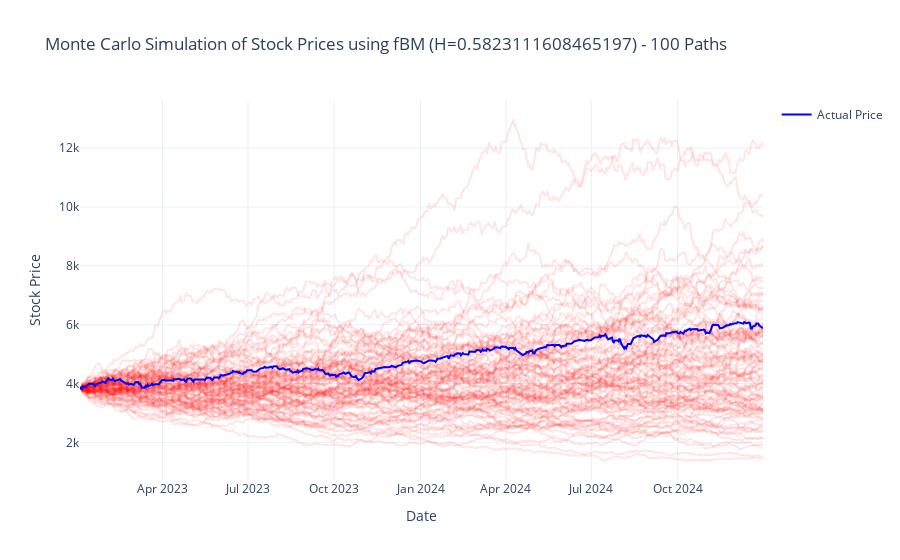

Notebook code for this chart:
### Code cell
def montecarlo_simulation_and_plot(train_data, test_data, H, num_simulations=100):
    """
    Perform a Monte Carlo simulation by generating multiple fBM price paths and plot them 
    alongside the actual stock prices.
    
    Parameters:
        train_data (DataFrame): Training data containing columns 'price' and 'log_returns'.
        test_data (DataFrame): Testing data (used to determine the forecast horizon).
        H (float): Hurst exponent for the fBM model.
        num_simulations (int): Number of simulation paths to generate.
    """
    # Set seeds for reproducibility
    random.seed(42)
    np.random.seed(42)
    
    # Calculate drift (μ) and volatility (σ) from training log returns
    mu = train_data["log_returns"].mean()
    sigma = train_data["log_returns"].std()
    
    n_days = len(test_data)
    time_points = np.arange(n_days)
    S0 = train_data['price'].iloc[-1]
    
    simulation_paths = []
    
    for i in range(num_simulations):
        # For each simulation, sample a new fBM path
        fbm = FractionalBrownianMotion(hurst=H, t=n_days - 1)
        fbm_values = fbm.sample(n=n_days - 2)
        fbm_values = np.insert(fbm_values, 0, 0)  # align with the time vector
        sim_prices = S0 * np.exp(mu * time_points + sigma * fbm_values)
        simulation_paths.append(sim_prices)
    
    # Create a Plotly figure for the Monte Carlo simulation
    fig = go.Figure()
    
    # Add each simulated path (using low opacity to avoid clutter)
    for i, sim_prices in enumerate(simulation_paths):
        fig.add_trace(go.Scatter(
            x=test_data.index,
            y=sim_prices,
            mode='lines',
            name=f'Simulation {i+1}',
            line=dict(color='rgba(255, 0, 0, 0.1)'),  # Red with transparency
            showlegend=False  # Hide individual simulation legends
        ))
    
    # Overlay the actual prices
    fig.add_trace(go.Scatter(
        x=test_data.index,
        y=test_data["price"],
        mode='lines',
        name='Actual Price',
        line=dict(color='blue', width=2)
    ))
    
    # Update plot layout
    fig.update_layout(
        title=f"Monte Carlo Simulation of Stock Prices using fBM (H={H}) - {num_simulations} Paths",
        xaxis_title="Date",
        yaxis_title="Stock Price",
        template="plotly_white"
    )
    
    fig.show()

montecarlo_simulation_and_plot(SNP_training_df, SNP_testing_df, SNP_hurst_est, num_simulations=100)

### Figure 1 — Plotly figure (JSON) as saved in the notebook; plotly's stock layout.template omitted (floating-point values rounded to 4 significant figures; data arrays with more than 128 entries replaced by an {"elided": "..."} marker saying what was removed)
{"data": [{"line": {"color": "rgba(255, 0, 0, 0.1)"}, "mode": "lines", "name": "Simulation 1", "showlegend": false, "type": "scatter", "x": {"elided": "502 str values"}, "y": {"elided": "502 float values"}}, {"line": {"color": "rgba(255, 0, 0, 0.1)"}, "mode": "lines", "name": "Simulation 2", "showlegend": false, "type": "scatter", "x": {"elided": "502 str values"}, "y": {"elided": "502 float values"}}, {"line": {"color": "rgba(255, 0, 0, 0.1)"}, "mode": "lines", "name": "Simulation 3", "showlegend": false, "type": "scatter", "x": {"elided": "502 str values"}, "y": {"elided": "502 float values"}}, {"line": {"color": "rgba(255, 0, 0, 0.1)"}, "mode": "lines", "name": "Simulation 4", "showlegend": false, "type": "scatter", "x": {"elided": "502 str values"}, "y": {"elided": "502 float values"}}, {"line": {"color": "rgba(255, 0, 0, 0.1)"}, "mode": "lines", "name": "Simulation 5", "showlegend": false, "type": "scatter", "x": {"elided": "502 str values"}, "y": {"elided": "502 float values"}}, {"line": {"color": "rgba(255, 0, 0, 0.1)"}, "mode": "lines", "name": "Simulation 6", "showlegend": false, "type": "scatter", "x": {"elided": "502 str values"}, "y": {"elided": "502 float values"}}, {"line": {"color": "rgba(255, 0, 0, 0.1)"}, "mode": "lines", "name": "Simulation 7", "showlegend": false, "type": "scatter", "x": {"elided": "502 str values"}, "y": {"elided": "502 float values"}}, {"line": {"color": "rgba(255, 0, 0, 0.1)"}, "mode": "lines", "name": "Simulation 8", "showlegend": false, "type": "scatter", "x": {"elided": "502 str values"}, "y": {"elided": "502 float values"}}, {"line": {"color": "rgba(255, 0, 0, 0.1)"}, "mode": "lines", "name": "Simulation 9", "showlegend": false, "type": "scatter", "x": {"elided": "502 str values"}, "y": {"elided": "502 float values"}}, {"line": {"color": "rgba(255, 0, 0, 0.1)"}, "mode": "lines", "name": "Simulation 10", "showlegend": false, "type": "scatter", "x": {"elided": "502 str values"}, "y": {"elided": "502 float values"}}, {"line": {"color": "rgba(255, 0, 0, 0.1)"}, "mode": "lines", "name": "Simulation 11", "showlegend": false, "type": "scatter", "x": {"elided": "502 str values"}, "y": {"elided": "502 float values"}}, {"line": {"color": "rgba(255, 0, 0, 0.1)"}, "mode": "lines", "name": "Simulation 12", "showlegend": false, "type": "scatter", "x": {"elided": "502 str values"}, "y": {"elided": "502 float values"}}, {"line": {"color": "rgba(255, 0, 0, 0.1)"}, "mode": "lines", "name": "Simulation 13", "showlegend": false, "type": "scatter", "x": {"elided": "502 str values"}, "y": {"elided": "502 float values"}}, {"line": {"color": "rgba(255, 0, 0, 0.1)"}, "mode": "lines", "name": "Simulation 14", "showlegend": false, "type": "scatter", "x": {"elided": "502 str values"}, "y": {"elided": "502 float values"}}, {"line": {"color": "rgba(255, 0, 0, 0.1)"}, "mode": "lines", "name": "Simulation 15", "showlegend": false, "type": "scatter", "x": {"elided": "502 str values"}, "y": {"elided": "502 float values"}}, {"line": {"color": "rgba(255, 0, 0, 0.1)"}, "mode": "lines", "name": "Simulation 16", "showlegend": false, "type": "scatter", "x": {"elided": "502 str values"}, "y": {"elided": "502 float values"}}, {"line": {"color": "rgba(255, 0, 0, 0.1)"}, "mode": "lines", "name": "Simulation 17", "showlegend": false, "type": "scatter", "x": {"elided": "502 str values"}, "y": {"elided": "502 float values"}}, {"line": {"color": "rgba(255, 0, 0, 0.1)"}, "mode": "lines", "name": "Simulation 18", "showlegend": false, "type": "scatter", "x": {"elided": "502 str values"}, "y": {"elided": "502 float values"}}, {"line": {"color": "rgba(255, 0, 0, 0.1)"}, "mode": "lines", "name": "Simulation 19", "showlegend": false, "type": "scatter", "x": {"elided": "502 str values"}, "y": {"elided": "502 float values"}}, {"line": {"color": "rgba(255, 0, 0, 0.1)"}, "mode": "lines", "name": "Simulation 20", "showlegend": false, "type": "scatter", "x": {"elided": "502 str values"}, "y": {"elided": "502 float values"}}, {"line": {"color": "rgba(255, 0, 0, 0.1)"}, "mode": "lines", "name": "Simulation 21", "showlegend": false, "type": "scatter", "x": {"elided": "502 str values"}, "y": {"elided": "502 float values"}}, {"line": {"color": "rgba(255, 0, 0, 0.1)"}, "mode": "lines", "name": "Simulation 22", "showlegend": false, "type": "scatter", "x": {"elided": "502 str values"}, "y": {"elided": "502 float values"}}, {"line": {"color": "rgba(255, 0, 0, 0.1)"}, "mode": "lines", "name": "Simulation 23", "showlegend": false, "type": "scatter", "x": {"elided": "502 str values"}, "y": {"elided": "502 float values"}}, {"line": {"color": "rgba(255, 0, 0, 0.1)"}, "mode": "lines", "name": "Simulation 24", "showlegend": false, "type": "scatter", "x": {"elided": "502 str values"}, "y": {"elided": "502 float values"}}, {"line": {"color": "rgba(255, 0, 0, 0.1)"}, "mode": "lines", "name": "Simulation 25", "showlegend": false, "type": "scatter", "x": {"elided": "502 str values"}, "y": {"elided": "502 float values"}}, {"line": {"color": "rgba(255, 0, 0, 0.1)"}, "mode": "lines", "name": "Simulation 26", "showlegend": false, "type": "scatter", "x": {"elided": "502 str values"}, "y": {"elided": "502 float values"}}, {"line": {"color": "rgba(255, 0, 0, 0.1)"}, "mode": "lines", "name": "Simulation 27", "showlegend": false, "type": "scatter", "x": {"elided": "502 str values"}, "y": {"elided": "502 float values"}}, {"line": {"color": "rgba(255, 0, 0, 0.1)"}, "mode": "lines", "name": "Simulation 28", "showlegend": false, "type": "scatter", "x": {"elided": "502 str values"}, "y": {"elided": "502 float values"}}, {"line": {"color": "rgba(255, 0, 0, 0.1)"}, "mode": "lines", "name": "Simulation 29", "showlegend": false, "type": "scatter", "x": {"elided": "502 str values"}, "y": {"elided": "502 float values"}}, {"line": {"color": "rgba(255, 0, 0, 0.1)"}, "mode": "lines", "name": "Simulation 30", "showlegend": false, "type": "scatter", "x": {"elided": "502 str values"}, "y": {"elided": "502 float values"}}, {"line": {"color": "rgba(255, 0, 0, 0.1)"}, "mode": "lines", "name": "Simulation 31", "showlegend": false, "type": "scatter", "x": {"elided": "502 str values"}, "y": {"elided": "502 float values"}}, {"line": {"color": "rgba(255, 0, 0, 0.1)"}, "mode": "lines", "name": "Simulation 32", "showlegend": false, "type": "scatter", "x": {"elided": "502 str values"}, "y": {"elided": "502 float values"}}, {"line": {"color": "rgba(255, 0, 0, 0.1)"}, "mode": "lines", "name": "Simulation 33", "showlegend": false, "type": "scatter", "x": {"elided": "502 str values"}, "y": {"elided": "502 float values"}}, {"line": {"color": "rgba(255, 0, 0, 0.1)"}, "mode": "lines", "name": "Simulation 34", "showlegend": false, "type": "scatter", "x": {"elided": "502 str values"}, "y": {"elided": "502 float values"}}, {"line": {"color": "rgba(255, 0, 0, 0.1)"}, "mode": "lines", "name": "Simulation 35", "showlegend": false, "type": "scatter", "x": {"elided": "502 str values"}, "y": {"elided": "502 float values"}}, {"line": {"color": "rgba(255, 0, 0, 0.1)"}, "mode": "lines", "name": "Simulation 36", "showlegend": false, "type": "scatter", "x": {"elided": "502 str values"}, "y": {"elided": "502 float values"}}, {"line": {"color": "rgba(255, 0, 0, 0.1)"}, "mode": "lines", "name": "Simulation 37", "showlegend": false, "type": "scatter", "x": {"elided": "502 str values"}, "y": {"elided": "502 float values"}}, {"line": {"color": "rgba(255, 0, 0, 0.1)"}, "mode": "lines", "name": "Simulation 38", "showlegend": false, "type": "scatter", "x": {"elided": "502 str values"}, "y": {"elided": "502 float values"}}, {"line": {"color": "rgba(255, 0, 0, 0.1)"}, "mode": "lines", "name": "Simulation 39", "showlegend": false, "type": "scatter", "x": {"elided": "502 str values"}, "y": {"elided": "502 float values"}}, {"line": {"color": "rgba(255, 0, 0, 0.1)"}, "mode": "lines", "name": "Simulation 40", "showlegend": false, "type": "scatter", "x": {"elided": "502 str values"}, "y": {"elided": "502 float values"}}, {"line": {"color": "rgba(255, 0, 0, 0.1)"}, "mode": "lines", "name": "Simulation 41", "showlegend": false, "type": "scatter", "x": {"elided": "502 str values"}, "y": {"elided": "502 float values"}}, {"line": {"color": "rgba(255, 0, 0, 0.1)"}, "mode": "lines", "name": "Simulation 42", "showlegend": false, "type": "scatter", "x": {"elided": "502 str values"}, "y": {"elided": "502 float values"}}, {"line": {"color": "rgba(255, 0, 0, 0.1)"}, "mode": "lines", "name": "Simulation 43", "showlegend": false, "type": "scatter", "x": {"elided": "502 str values"}, "y": {"elided": "502 float values"}}, {"line": {"color": "rgba(255, 0, 0, 0.1)"}, "mode": "lines", "name": "Simulation 44", "showlegend": false, "type": "scatter", "x": {"elided": "502 str values"}, "y": {"elided": "502 float values"}}, {"line": {"color": "rgba(255, 0, 0, 0.1)"}, "mode": "lines", "name": "Simulation 45", "showlegend": false, "type": "scatter", "x": {"elided": "502 str values"}, "y": {"elided": "502 float values"}}, {"line": {"color": "rgba(255, 0, 0, 0.1)"}, "mode": "lines", "name": "Simulation 46", "showlegend": false, "type": "scatter", "x": {"elided": "502 str values"}, "y": {"elided": "502 float values"}}, {"line": {"color": "rgba(255, 0, 0, 0.1)"}, "mode": "lines", "name": "Simulation 47", "showlegend": false, "type": "scatter", "x": {"elided": "502 str values"}, "y": {"elided": "502 float values"}}, {"line": {"color": "rgba(255, 0, 0, 0.1)"}, "mode": "lines", "name": "Simulation 48", "showlegend": false, "type": "scatter", "x": {"elided": "502 str values"}, "y": {"elided": "502 float values"}}, {"line": {"color": "rgba(255, 0, 0, 0.1)"}, "mode": "lines", "name": "Simulation 49", "showlegend": false, "type": "scatter", "x": {"elided": "502 str values"}, "y": {"elided": "502 float values"}}, {"line": {"color": "rgba(255, 0, 0, 0.1)"}, "mode": "lines", "name": "Simulation 50", "showlegend": false, "type": "scatter", "x": {"elided": "502 str values"}, "y": {"elided": "502 float values"}}, {"line": {"color": "rgba(255, 0, 0, 0.1)"}, "mode": "lines", "name": "Simulation 51", "showlegend": false, "type": "scatter", "x": {"elided": "502 str values"}, "y": {"elided": "502 float values"}}, {"line": {"color": "rgba(255, 0, 0, 0.1)"}, "mode": "lines", "name": "Simulation 52", "showlegend": false, "type": "scatter", "x": {"elided": "502 str values"}, "y": {"elided": "502 float values"}}, {"line": {"color": "rgba(255, 0, 0, 0.1)"}, "mode": "lines", "name": "Simulation 53", "showlegend": false, "type": "scatter", "x": {"elided": "502 str values"}, "y": {"elided": "502 float values"}}, {"line": {"color": "rgba(255, 0, 0, 0.1)"}, "mode": "lines", "name": "Simulation 54", "showlegend": false, "type": "scatter", "x": {"elided": "502 str values"}, "y": {"elided": "502 float values"}}, {"line": {"color": "rgba(255, 0, 0, 0.1)"}, "mode": "lines", "name": "Simulation 55", "showlegend": false, "type": "scatter", "x": {"elided": "502 str values"}, "y": {"elided": "502 float values"}}, {"line": {"color": "rgba(255, 0, 0, 0.1)"}, "mode": "lines", "name": "Simulation 56", "showlegend": false, "type": "scatter", "x": {"elided": "502 str values"}, "y": {"elided": "502 float values"}}, {"line": {"color": "rgba(255, 0, 0, 0.1)"}, "mode": "lines", "name": "Simulation 57", "showlegend": false, "type": "scatter", "x": {"elided": "502 str values"}, "y": {"elided": "502 float values"}}, {"line": {"color": "rgba(255, 0, 0, 0.1)"}, "mode": "lines", "name": "Simulation 58", "showlegend": false, "type": "scatter", "x": {"elided": "502 str values"}, "y": {"elided": "502 float values"}}, {"line": {"color": "rgba(255, 0, 0, 0.1)"}, "mode": "lines", "name": "Simulation 59", "showlegend": false, "type": "scatter", "x": {"elided": "502 str values"}, "y": {"elided": "502 float values"}}, {"line": {"color": "rgba(255, 0, 0, 0.1)"}, "mode": "lines", "name": "Simulation 60", "showlegend": false, "type": "scatter", "x": {"elided": "502 str values"}, "y": {"elided": "502 float values"}}, {"line": {"color": "rgba(255, 0, 0, 0.1)"}, "mode": "lines", "name": "Simulation 61", "showlegend": false, "type": "scatter", "x": {"elided": "502 str values"}, "y": {"elided": "502 float values"}}, {"line": {"color": "rgba(255, 0, 0, 0.1)"}, "mode": "lines", "name": "Simulation 62", "showlegend": false, "type": "scatter", "x": {"elided": "502 str values"}, "y": {"elided": "502 float values"}}, {"line": {"color": "rgba(255, 0, 0, 0.1)"}, "mode": "lines", "name": "Simulation 63", "showlegend": false, "type": "scatter", "x": {"elided": "502 str values"}, "y": {"elided": "502 float values"}}, {"line": {"color": "rgba(255, 0, 0, 0.1)"}, "mode": "lines", "name": "Simulation 64", "showlegend": false, "type": "scatter", "x": {"elided": "502 str values"}, "y": {"elided": "502 float values"}}, {"line": {"color": "rgba(255, 0, 0, 0.1)"}, "mode": "lines", "name": "Simulation 65", "showlegend": false, "type": "scatter", "x": {"elided": "502 str values"}, "y": {"elided": "502 float values"}}, {"line": {"color": "rgba(255, 0, 0, 0.1)"}, "mode": "lines", "name": "Simulation 66", "showlegend": false, "type": "scatter", "x": {"elided": "502 str values"}, "y": {"elided": "502 float values"}}, {"line": {"color": "rgba(255, 0, 0, 0.1)"}, "mode": "lines", "name": "Simulation 67", "showlegend": false, "type": "scatter", "x": {"elided": "502 str values"}, "y": {"elided": "502 float values"}}, {"line": {"color": "rgba(255, 0, 0, 0.1)"}, "mode": "lines", "name": "Simulation 68", "showlegend": false, "type": "scatter", "x": {"elided": "502 str values"}, "y": {"elided": "502 float values"}}, {"line": {"color": "rgba(255, 0, 0, 0.1)"}, "mode": "lines", "name": "Simulation 69", "showlegend": false, "type": "scatter", "x": {"elided": "502 str values"}, "y": {"elided": "502 float values"}}, {"line": {"color": "rgba(255, 0, 0, 0.1)"}, "mode": "lines", "name": "Simulation 70", "showlegend": false, "type": "scatter", "x": {"elided": "502 str values"}, "y": {"elided": "502 float values"}}, {"line": {"color": "rgba(255, 0, 0, 0.1)"}, "mode": "lines", "name": "Simulation 71", "showlegend": false, "type": "scatter", "x": {"elided": "502 str values"}, "y": {"elided": "502 float values"}}, {"line": {"color": "rgba(255, 0, 0, 0.1)"}, "mode": "lines", "name": "Simulation 72", "showlegend": false, "type": "scatter", "x": {"elided": "502 str values"}, "y": {"elided": "502 float values"}}, {"line": {"color": "rgba(255, 0, 0, 0.1)"}, "mode": "lines", "name": "Simulation 73", "showlegend": false, "type": "scatter", "x": {"elided": "502 str values"}, "y": {"elided": "502 float values"}}, {"line": {"color": "rgba(255, 0, 0, 0.1)"}, "mode": "lines", "name": "Simulation 74", "showlegend": false, "type": "scatter", "x": {"elided": "502 str values"}, "y": {"elided": "502 float values"}}, {"line": {"color": "rgba(255, 0, 0, 0.1)"}, "mode": "lines", "name": "Simulation 75", "showlegend": false, "type": "scatter", "x": {"elided": "502 str values"}, "y": {"elided": "502 float values"}}, {"line": {"color": "rgba(255, 0, 0, 0.1)"}, "mode": "lines", "name": "Simulation 76", "showlegend": false, "type": "scatter", "x": {"elided": "502 str values"}, "y": {"elided": "502 float values"}}, {"line": {"color": "rgba(255, 0, 0, 0.1)"}, "mode": "lines", "name": "Simulation 77", "showlegend": false, "type": "scatter", "x": {"elided": "502 str values"}, "y": {"elided": "502 float values"}}, {"line": {"color": "rgba(255, 0, 0, 0.1)"}, "mode": "lines", "name": "Simulation 78", "showlegend": false, "type": "scatter", "x": {"elided": "502 str values"}, "y": {"elided": "502 float values"}}, {"line": {"color": "rgba(255, 0, 0, 0.1)"}, "mode": "lines", "name": "Simulation 79", "showlegend": false, "type": "scatter", "x": {"elided": "502 str values"}, "y": {"elided": "502 float values"}}, {"line": {"color": "rgba(255, 0, 0, 0.1)"}, "mode": "lines", "name": "Simulation 80", "showlegend": false, "type": "scatter", "x": {"elided": "502 str values"}, "y": {"elided": "502 float values"}}, {"line": {"color": "rgba(255, 0, 0, 0.1)"}, "mode": "lines", "name": "Simulation 81", "showlegend": false, "type": "scatter", "x": {"elided": "502 str values"}, "y": {"elided": "502 float values"}}, {"line": {"color": "rgba(255, 0, 0, 0.1)"}, "mode": "lines", "name": "Simulation 82", "showlegend": false, "type": "scatter", "x": {"elided": "502 str values"}, "y": {"elided": "502 float values"}}, {"line": {"color": "rgba(255, 0, 0, 0.1)"}, "mode": "lines", "name": "Simulation 83", "showlegend": false, "type": "scatter", "x": {"elided": "502 str values"}, "y": {"elided": "502 float values"}}, {"line": {"color": "rgba(255, 0, 0, 0.1)"}, "mode": "lines", "name": "Simulation 84", "showlegend": false, "type": "scatter", "x": {"elided": "502 str values"}, "y": {"elided": "502 float values"}}, {"line": {"color": "rgba(255, 0, 0, 0.1)"}, "mode": "lines", "name": "Simulation 85", "showlegend": false, "type": "scatter", "x": {"elided": "502 str values"}, "y": {"elided": "502 float values"}}, {"line": {"color": "rgba(255, 0, 0, 0.1)"}, "mode": "lines", "name": "Simulation 86", "showlegend": false, "type": "scatter", "x": {"elided": "502 str values"}, "y": {"elided": "502 float values"}}, {"line": {"color": "rgba(255, 0, 0, 0.1)"}, "mode": "lines", "name": "Simulation 87", "showlegend": false, "type": "scatter", "x": {"elided": "502 str values"}, "y": {"elided": "502 float values"}}, {"line": {"color": "rgba(255, 0, 0, 0.1)"}, "mode": "lines", "name": "Simulation 88", "showlegend": false, "type": "scatter", "x": {"elided": "502 str values"}, "y": {"elided": "502 float values"}}, {"line": {"color": "rgba(255, 0, 0, 0.1)"}, "mode": "lines", "name": "Simulation 89", "showlegend": false, "type": "scatter", "x": {"elided": "502 str values"}, "y": {"elided": "502 float values"}}, {"line": {"color": "rgba(255, 0, 0, 0.1)"}, "mode": "lines", "name": "Simulation 90", "showlegend": false, "type": "scatter", "x": {"elided": "502 str values"}, "y": {"elided": "502 float values"}}, {"line": {"color": "rgba(255, 0, 0, 0.1)"}, "mode": "lines", "name": "Simulation 91", "showlegend": false, "type": "scatter", "x": {"elided": "502 str values"}, "y": {"elided": "502 float values"}}, {"line": {"color": "rgba(255, 0, 0, 0.1)"}, "mode": "lines", "name": "Simulation 92", "showlegend": false, "type": "scatter", "x": {"elided": "502 str values"}, "y": {"elided": "502 float values"}}, {"line": {"color": "rgba(255, 0, 0, 0.1)"}, "mode": "lines", "name": "Simulation 93", "showlegend": false, "type": "scatter", "x": {"elided": "502 str values"}, "y": {"elided": "502 float values"}}, {"line": {"color": "rgba(255, 0, 0, 0.1)"}, "mode": "lines", "name": "Simulation 94", "showlegend": false, "type": "scatter", "x": {"elided": "502 str values"}, "y": {"elided": "502 float values"}}, {"line": {"color": "rgba(255, 0, 0, 0.1)"}, "mode": "lines", "name": "Simulation 95", "showlegend": false, "type": "scatter", "x": {"elided": "502 str values"}, "y": {"elided": "502 float values"}}, {"line": {"color": "rgba(255, 0, 0, 0.1)"}, "mode": "lines", "name": "Simulation 96", "showlegend": false, "type": "scatter", "x": {"elided": "502 str values"}, "y": {"elided": "502 float values"}}, {"line": {"color": "rgba(255, 0, 0, 0.1)"}, "mode": "lines", "name": "Simulation 97", "showlegend": false, "type": "scatter", "x": {"elided": "502 str values"}, "y": {"elided": "502 float values"}}, {"line": {"color": "rgba(255, 0, 0, 0.1)"}, "mode": "lines", "name": "Simulation 98", "showlegend": false, "type": "scatter", "x": {"elided": "502 str values"}, "y": {"elided": "502 float values"}}, {"line": {"color": "rgba(255, 0, 0, 0.1)"}, "mode": "lines", "name": "Simulation 99", "showlegend": false, "type": "scatter", "x": {"elided": "502 str values"}, "y": {"elided": "502 float values"}}, {"line": {"color": "rgba(255, 0, 0, 0.1)"}, "mode": "lines", "name": "Simulation 100", "showlegend": false, "type": "scatter", "x": {"elided": "502 str values"}, "y": {"elided": "502 float values"}}, {"line": {"color": "blue", "width": 2}, "mode": "lines", "name": "Actual Price", "type": "scatter", "x": {"elided": "502 str values"}, "y": {"elided": "502 float values"}}], "layout": {"title": {"text": "Monte Carlo Simulation of Stock Prices using fBM (H=0.5823111608465197) - 100 Paths"}, "xaxis": {"title": {"text": "Date"}}, "yaxis": {"title": {"text": "Stock Price"}}}}
